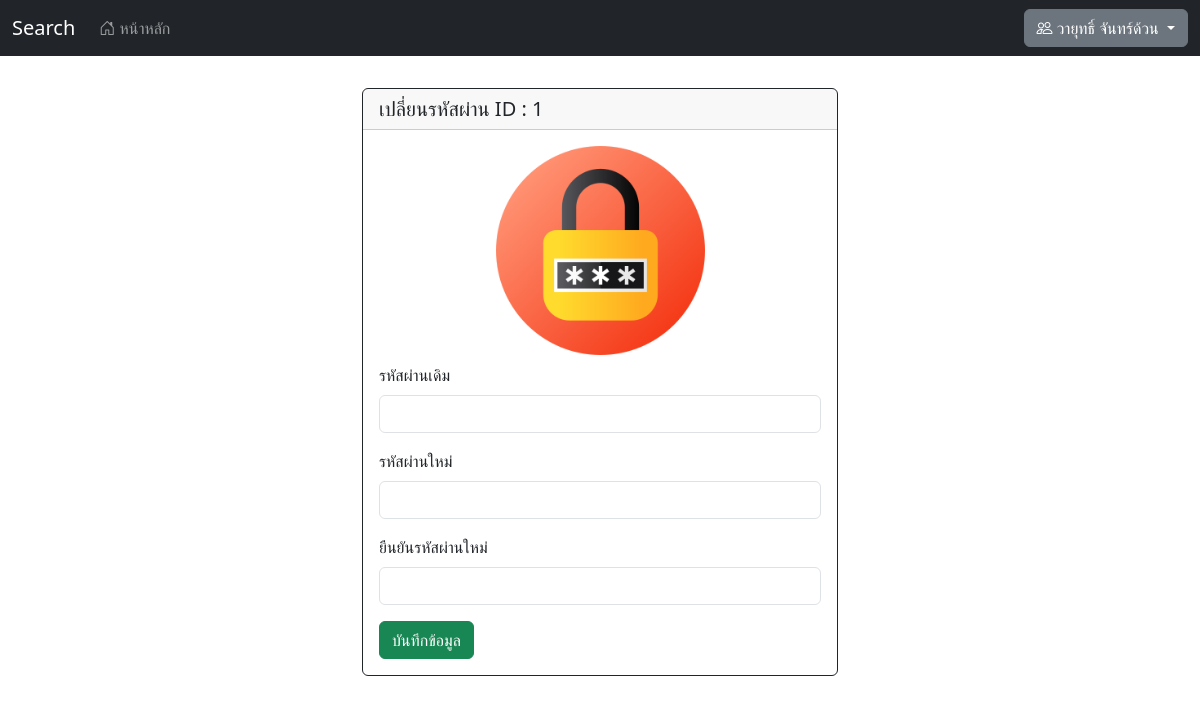
Screenshot of /change_password.php (signed in) with the database file from the repository.
### tables this page shows
CREATE TABLE `tb_user` (
  `user_id` int(10) NOT NULL COMMENT 'ไอดีผู้ใช้',
  `user_username` varchar(30) NOT NULL COMMENT 'ชื่อผู้ใช้',
  `user_password` varchar(50) NOT NULL COMMENT 'รหัสผ่าน',
  `user_name` varchar(60) NOT NULL COMMENT 'ชื่อ',
  `user_surname` varchar(60) NOT NULL COMMENT 'นามสกุล',
  `user_sex` enum('ชาย','หญิง') NOT NULL COMMENT 'เพศ',
  `user_email` varchar(100) DEFAULT NULL COMMENT 'อีเมล์',
  `user_level` enum('member','admin') NOT NULL DEFAULT 'member' COMMENT 'ระดับผู้ใช้'
);

### connections/mysqli.php (called while the page is built, shortened)
<?php
  $hostname = "localhost";
  $username = "root";
  $password = "";
  $database = "search_db";
  $Connection = mysqli_connect($hostname, $username, $password, $database);
  mysqli_set_charset($Connection, "utf8");
  $title = "Search";
  if ($_SESSION != NULL) {
    $sql_tb_user = "SELECT * FROM tb_user WHERE user_username = '".$_SESSION['user_username']."'";
    $query_tb_user = mysqli_query($Connection,$sql_tb_user);
    $result_tb_user = mysqli_fetch_array($query_tb_user);
  }
?>

### change_password.php (the view, shortened to what this page needs)
<?php
require_once('connections/mysqli.php');
$sql = "SELECT user_id, user_password FROM tb_user WHERE user_username = '".$_SESSION['user_username']."'";
$query = mysqli_query($Connection,$sql);
$result = mysqli_fetch_array($query);
?>
<!DOCTYPE html>
<html lang="en">
<head>
  <link rel="stylesheet" href="assets/css/bootstrap.min.css">
  <link rel="stylesheet" href="assets/icons/bootstrap-icons.css">
</head>
<body class="default">
  <?php include 'includes/navbar.php';?>
  <div class="container-fluid">
    <div class="row justify-content-md-center">
      <div class="col-md-5 mb-4">
        <div class="card border-dark mt-2">
          <h5 class="card-header">เปลี่ยนรหัสผ่าน ID : <?php echo $result[0]; ?></h5>
          <div class="card-body">
            <div class="row justify-content-md-center mb-2">
              <div class="col col-lg-6">
                <img src="images/password.png" style="width: 100%;">
              </div>
            </div>
            <form method="post">
              <div class="mb-3">
                <label class="form-label">รหัสผ่านเดิม</label>
                <input type="password" class="form-control" name="password_old" required/>
              </div>
              <div class="mb-3">
                <label class="form-label">รหัสผ่านใหม่</label>
                <input type="password" class="form-control" name="password_new" required/>
              </div>
              <div class="mb-3">
                <label class="form-label">ยืนยันรหัสผ่านใหม่</label>
                <input type="password" class="form-control" name="confirm_password" required/>
              </div>
              <button type="submit" class="btn btn-success" name="save">บันทึกข้อมูล</button>
            </form>
          </div>
        </div>
      </div>
    </div>
  </div>
</body>
</html>

### includes/navbar.php (shortened to what this page needs)
<nav class="navbar navbar-expand-lg navbar-dark bg-dark">
  <div class="container-fluid">
    <a class="navbar-brand" href="index.php"><?php echo $title; ?></a>
    <div class="collapse navbar-collapse" id="navbarSupportedContent">
      <ul class="navbar-nav me-auto mb-2 mb-lg-0">
        <li class="nav-item">
          <a class="nav-link" href="index.php"><i class="bi bi-house-door"></i> หน้าหลัก</a>
        </li>
      </ul>
      <div class="d-flex">
        <?php
        if ($_SESSION == NULL) {
          ?>
          <button class="btn btn-outline-primary" type="submit" onclick="window.location.href='login.php'">เข้าสู่ระบบ</button>
          <?php
        }else{
          ?>
          <div class="btn-group">
            <button type="button" class="btn btn-secondary dropdown-toggle" data-bs-toggle="dropdown" data-bs-display="static" aria-expanded="false"><?php echo "<i class='bi bi-people'></i> ".$result_tb_user[3].' '.$result_tb_user[4].' '; ?></button>
          </div>
          <?php
        }
        ?>
      </div>
    </div>
  </div>
</nav>

### rows the page displays
tb_user: user_name "วายุทธิ์", user_surname "จันทร์ด้วน", user_id "1"

### other values shown
$title "Search"
